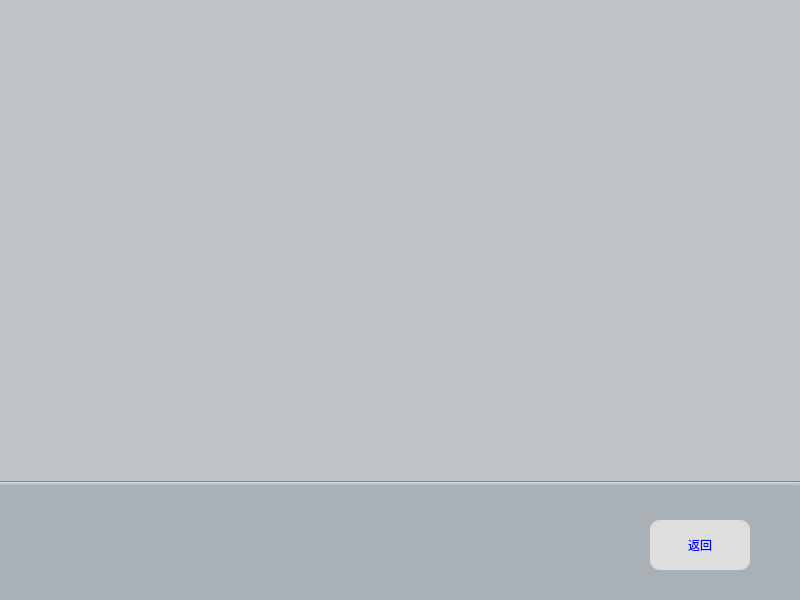
<?xml version="1.0" encoding="UTF-8"?>
<ui version="4.0">
 <class>Page_01</class>
 <widget class="QWidget" name="Page_01">
  <property name="geometry">
   <rect>
    <x>0</x>
    <y>0</y>
    <width>800</width>
    <height>600</height>
   </rect>
  </property>
  <property name="minimumSize">
   <size>
    <width>800</width>
    <height>600</height>
   </size>
  </property>
  <property name="windowTitle">
   <string>Form</string>
  </property>
  <property name="styleSheet">
   <string notr="true">QMainWindow,QWidget{background-color:#bdc3c7;}
</string>
  </property>
  <widget class="QPushButton" name="exitButton">
   <property name="geometry">
    <rect>
     <x>650</x>
     <y>520</y>
     <width>100</width>
     <height>50</height>
    </rect>
   </property>
   <property name="styleSheet">
    <string notr="true">QPushButton{
border-radius:10px;
background:#dedede;
color:blue;
}
QPushButton::pressed{
background:lightyellow;
}
</string>
   </property>
   <property name="text">
    <string>返回</string>
   </property>
  </widget>
  <widget class="Line" name="line">
   <property name="geometry">
    <rect>
     <x>0</x>
     <y>480</y>
     <width>800</width>
     <height>5</height>
    </rect>
   </property>
   <property name="orientation">
    <enum>Qt::Horizontal</enum>
   </property>
  </widget>
  <widget class="QWidget" name="widget" native="true">
   <property name="geometry">
    <rect>
     <x>0</x>
     <y>480</y>
     <width>801</width>
     <height>121</height>
    </rect>
   </property>
   <property name="styleSheet">
    <string notr="true">QWidget{
background:#AAB1B6;
}</string>
   </property>
  </widget>
  <zorder>widget</zorder>
  <zorder>exitButton</zorder>
  <zorder>line</zorder>
 </widget>
 <resources/>
 <connections/>
</ui>
